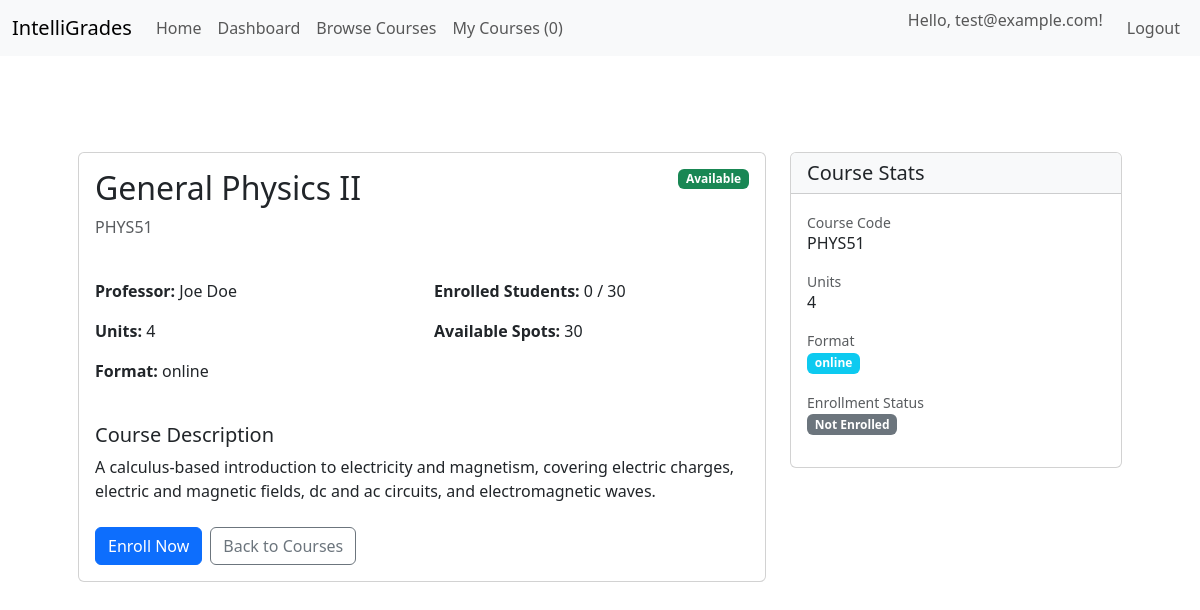
The app's page /courses/1 (signed in) with its own data.
### app/models.py (models this page shows, shortened)
class User(UserMixin, db.Model):
    __tablename__ = 'users'
    id = db.Column(db.Integer, primary_key=True)
    password_hash = db.Column(db.String(255), nullable=False)
    email = db.Column(db.String(100), unique=True, nullable=False)
    avatar_url = db.Column(db.String(400), nullable=False)
    role = db.Column(db.String(32), default='student')  # role could be student | instructor | admin
    created_at = db.Column(db.DateTime, default=datetime.utcnow, nullable=False)
    courses = db.relationship('Course', secondary='enrollments', backref='students', lazy='dynamic')
    def is_enrolled_in(self, course):
        return Enrollment.query.filter_by(user_id=self.id, course_id=course.id).first() is not None
    def get_enrolled_courses_count(self):
        return len(self.course_enrollments)

class Course(db.Model):
    __tablename__ = 'courses'
    id = db.Column(db.Integer, primary_key=True)
    code = db.Column(db.String(32), unique=True, nullable=False)
    title = db.Column(db.String(128), nullable=False)
    description = db.Column(db.Text)
    credits = db.Column(db.Integer, nullable=False)  # number of units/credits
    professor = db.Column(db.String(128), nullable=False)
    availability = db.Column(db.Boolean, default=True)
    format = db.Column(db.String(32), default='online')
    max_students = db.Column(db.Integer)
    created_at = db.Column(db.DateTime, default=datetime.utcnow)
    enrollments_rel = db.relationship('Enrollment', backref='course', lazy='dynamic', cascade='all,delete-orphan')
    def get_student_count(self):
        return self.enrollments_rel.count()

### app/main/routes.py (the view)
@main_bp.route('/courses/<int:course_id>')
def course_detail(course_id):
    course = Course.query.get_or_404(course_id)
    is_enrolled = False
    if current_user.is_authenticated:
        is_enrolled = current_user.is_enrolled_in(course)
    enrolled_count = course.get_student_count()
    available_spots = None
    if course.max_students:
        available_spots = course.max_students - enrolled_count
    return render_template('main/course_detail.html', course=course, is_enrolled=is_enrolled, enrolled_count=enrolled_count, available_spots=available_spots)

### app/__init__.py (called while the page is built)
@login_manager.user_loader
def load_user(user_id):
    return User.query.get(int(user_id))

### app/main/templates/main/course_detail.html (shortened to what this page needs)
{% extends "base.html" %} {% block body %}
<div class="container mt-5">
  <div class="row">
    <div class="col-lg-8">
      <div class="card mb-4">
        <div class="card-body">
          <div class="d-flex justify-content-between align-items-start mb-4">
            <div>
              <h2 class="card-title">{{ course.title }}</h2>
              <p class="text-muted">{{ course.code }}</p>
            </div>
            {% if course.availability %}
            <span class="badge bg-success">Available</span>
            {% else %}
            <span class="badge bg-danger">Closed</span>
            {% endif %}
          </div>
          <div class="row mb-4">
            <div class="col-md-6">
              <p><strong>Professor:</strong> {{ course.professor }}</p>
              <p><strong>Units:</strong> {{ course.credits }}</p>
              <p><strong>Format:</strong> {{ course.format }}</p>
            </div>
            <div class="col-md-6">
              <p>
                <strong>Enrolled Students:</strong> {{ enrolled_count }} {% if
                course.max_students %} / {{ course.max_students }} {% endif %}
              </p>
              {% if available_spots %}
              <p><strong>Available Spots:</strong> {{ available_spots }}</p>
              {% endif %}
            </div>
          </div>
          <div class="mb-4">
            <h5>Course Description</h5>
            <p>{{ course.description or 'No description available.' }}</p>
          </div>
          <div class="d-flex gap-2">
            {% if current_user.is_authenticated %} {% if is_enrolled %}
            <form
              method="POST"
              action="{{ url_for('main.drop_course', course_id=course.id) }}"
              style="display: inline"
            >
              <button
                type="submit"
                class="btn btn-danger"
                onclick="return confirm('Are you sure you want to drop this course?')"
              >
                Drop Course
              </button>
            </form>
            {% elif course.availability %}
            <form
              method="POST"
              action="{{ url_for('main.enroll_course', course_id=course.id) }}"
              style="display: inline"
            >
              <button type="submit" class="btn btn-primary">Enroll Now</button>
            </form>
            {% else %}
            <button type="button" class="btn btn-secondary" disabled>
              Course Not Available
            </button>
            {% endif %} {% else %}
            <a href="{{ url_for('auth.login') }}" class="btn btn-primary">
              Login to Enroll
            </a>
            {% endif %}
            <a
              href="{{ url_for('main.courses_list') }}"
              class="btn btn-outline-secondary"
            >
              Back to Courses
            </a>
          </div>
        </div>
      </div>
    </div>
    <div class="col-lg-4">
      <div class="card mb-4">
        <div class="card-header bg-light">
          <h5 class="mb-0">Course Stats</h5>
        </div>
        <div class="card-body">
          <div class="mb-3">
            <label class="text-muted small">Course Code</label>
            <p class="h6">{{ course.code }}</p>
          </div>
          <div class="mb-3">
            <label class="text-muted small">Units</label>
            <p class="h6">{{ course.credits }}</p>
          </div>
          <div class="mb-3">
            <label class="text-muted small">Format</label>
            <p class="h6">
              <span class="badge bg-info">{{ course.format }}</span>
            </p>
          </div>
          <div class="mb-3">
            <label class="text-muted small">Enrollment Status</label>
            <p class="h6">
              {% if is_enrolled and current_user.is_authenticated %}
              <span class="badge bg-success">Enrolled</span>
              {% else %}
              <span class="badge bg-secondary">Not Enrolled</span>
              {% endif %}
            </p>
          </div>
        </div>
      </div>
    </div>
  </div>
</div>
{% endblock %}

### app/templates/base.html (shortened to what this page needs)
<!DOCTYPE html>
<html lang="en">
  <head>
    <link
      rel="stylesheet"
      href="{{url_for('static', filename='styles.css')}}"
    />
    <link
      href="https://cdn.jsdelivr.net/npm/bootstrap@5.3.8/dist/css/bootstrap.min.css"
      rel="stylesheet"
    />
  </head>
  <body>
    <nav class="navbar navbar-expand-lg bg-body-tertiary">
      <div class="container-fluid">
        <a class="navbar-brand" href="{{ url_for('main.index') }}"
          >IntelliGrades</a
        >
        <div class="collapse navbar-collapse">
          <ul class="navbar-nav me-auto">
            <li class="nav-item">
              <a class="nav-link" href="{{ url_for('main.index') }}">Home</a>
            </li>
            {% if current_user.is_authenticated %}
            <li class="nav-item">
              <a class="nav-link" href="{{ url_for('main.dashboard') }}"
                >Dashboard</a
              >
            </li>
            <li class="nav-item">
              <a class="nav-link" href="{{ url_for('main.courses_list') }}"
                >Browse Courses</a
              >
            </li>
            <li class="nav-item">
              <a class="nav-link" href="{{ url_for('main.my_courses') }}"
                >My Courses ({{ current_user.get_enrolled_courses_count() }})</a
              >
            </li>
            {% endif %}
          </ul>
          <ul class="navbar-nav">
            {% if not current_user.is_authenticated %}
            <li class="nav-item">
              <a class="nav-link" href="{{ url_for('auth.login') }}">Login</a>
            </li>
            <li class="nav-item">
              <a class="nav-link" href="{{ url_for('auth.register') }}"
                >Register</a
              >
            </li>
            {% else %}
            <li class="nav-item">
              <span class="navbar-text me-3"
                >Hello, {{ current_user.email }}!</span
              >
            </li>
            <li class="nav-item">
              <a class="nav-link" href="{{ url_for('auth.logout') }}">Logout</a>
            </li>
            {% endif %}
          </ul>
        </div>
      </div>
    </nav>
    <div class="container p-4">
      <div class="container py-2">{% block body %} {% endblock %}</div>
    </div>
  </body>
</html>

### app/static/styles.css (style rules this page uses)
.navbar { background-color: #3473a1; }

### records on screen
User: email "test@example.com"
Course: title "General Physics II", code "PHYS51", professor "Joe Doe", credits "4", format "online", max_students "30", description "A calculus-based introduction to electricity and magnetism, covering electric charges, electric and magnetic fields, dc and ac circuits, and electromagnetic waves."

### other values on screen
{{ current_user.get_enrolled_courses_count() }} "0"
{{ enrolled_count }} "0"
{{ available_spots }} "30"
